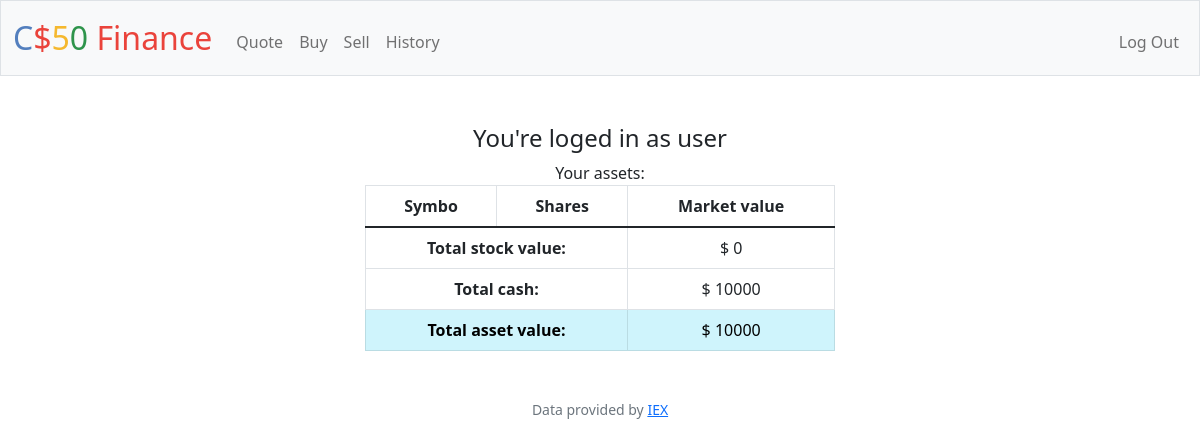
The page / (signed in) on the database its author committed.
### tables this page shows
CREATE TABLE users (id INTEGER PRIMARY KEY AUTOINCREMENT NOT NULL, username TEXT NOT NULL, hash TEXT NOT NULL, cash NUMERIC NOT NULL DEFAULT 10000.00);

### app.py (the view)
@app.route("/")
@login_required
def index():
    uid = session['user_id']
    rows = db.execute("SELECT * FROM users WHERE id = ?", uid)
    userinfo = rows[0]
    balance = db.execute("SELECT symbol, balance FROM user_balance WHERE user = ?", uid)
    balance_with_current_values = [{**item, "current_value": round(lookup(item["symbol"])["price"] * item["balance"], 2)} for item in balance]
    total_stock_value = sum([item["current_value"] for item in balance_with_current_values])
    return render_template("index.html", userinfo=userinfo, balance=balance_with_current_values, total_stock_value=total_stock_value)

### app.py (called while the page is built)
@app.after_request
def after_request(response):
    response.headers["Cache-Control"] = "no-cache, no-store, must-revalidate"
    response.headers["Expires"] = 0
    response.headers["Pragma"] = "no-cache"
    return response

### helpers.py (called while the page is built)
def login_required(f):
    @wraps(f)
    def decorated_function(*args, **kwargs):
        if session.get("user_id") is None:
            return redirect("/login")
        return f(*args, **kwargs)
    return decorated_function

### templates/index.html (shortened to what this page needs)
{% extends "layout.html" %}
{% block main %}
    <h4>You're loged in as {{ userinfo.username }}</h4>
    <div>
        Your assets:
        <table class="table table-bordered" style="width: 40%; margin: auto;">
            <thead>
                <th>Symbo</th>
                <th>Shares</th>
                <th>Market value</th>
            </thead>
            <thead>
                <tr>
                    <th colspan="2">Total stock value:</th>
                    <td>$ {{ total_stock_value }}</d>
                </tr>
                <tr>
                    <th colspan="2">Total cash:</th>
                    <td>$ {{ userinfo.cash }}</d>
                </tr>
                <tr class="table-info">
                    <th colspan="2">Total asset value:</th>
                    <td>$ {{ userinfo.cash + total_stock_value }}</d>
                </tr>
            </thead>
        </table>
    </div>
{% endblock %}

### rows shown on the page
users: username "user", cash "10000", userinfo.cash+total_stock_value "10000"

### other values the page prints
{{ total_stock_value }} "0"
